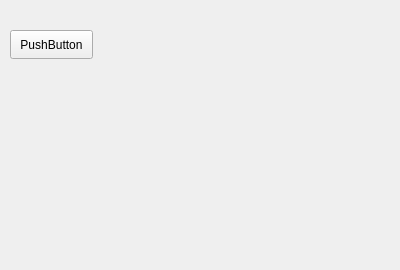
<?xml version="1.0" encoding="UTF-8"?>
<ui version="4.0">
 <class>button</class>
 <widget class="QWidget" name="button">
  <property name="geometry">
   <rect>
    <x>0</x>
    <y>0</y>
    <width>400</width>
    <height>270</height>
   </rect>
  </property>
  <property name="sizePolicy">
   <sizepolicy hsizetype="Fixed" vsizetype="Fixed">
    <horstretch>0</horstretch>
    <verstretch>0</verstretch>
   </sizepolicy>
  </property>
  <property name="minimumSize">
   <size>
    <width>400</width>
    <height>270</height>
   </size>
  </property>
  <property name="maximumSize">
   <size>
    <width>400</width>
    <height>270</height>
   </size>
  </property>
  <property name="windowTitle">
   <string>Form</string>
  </property>
  <widget class="QWidget" name="widget" native="true">
   <property name="geometry">
    <rect>
     <x>0</x>
     <y>0</y>
     <width>411</width>
     <height>281</height>
    </rect>
   </property>
   <widget class="QLabel" name="Word">
    <property name="geometry">
     <rect>
      <x>40</x>
      <y>110</y>
      <width>321</width>
      <height>20</height>
     </rect>
    </property>
    <property name="font">
     <font>
      <family>Yu Gothic</family>
      <pointsize>14</pointsize>
     </font>
    </property>
    <property name="text">
     <string/>
    </property>
    <property name="alignment">
     <set>Qt::AlignCenter</set>
    </property>
   </widget>
   <widget class="QPushButton" name="pushButton">
    <property name="geometry">
     <rect>
      <x>10</x>
      <y>30</y>
      <width>83</width>
      <height>29</height>
     </rect>
    </property>
    <property name="text">
     <string>PushButton</string>
    </property>
   </widget>
  </widget>
 </widget>
 <resources/>
 <connections/>
</ui>
